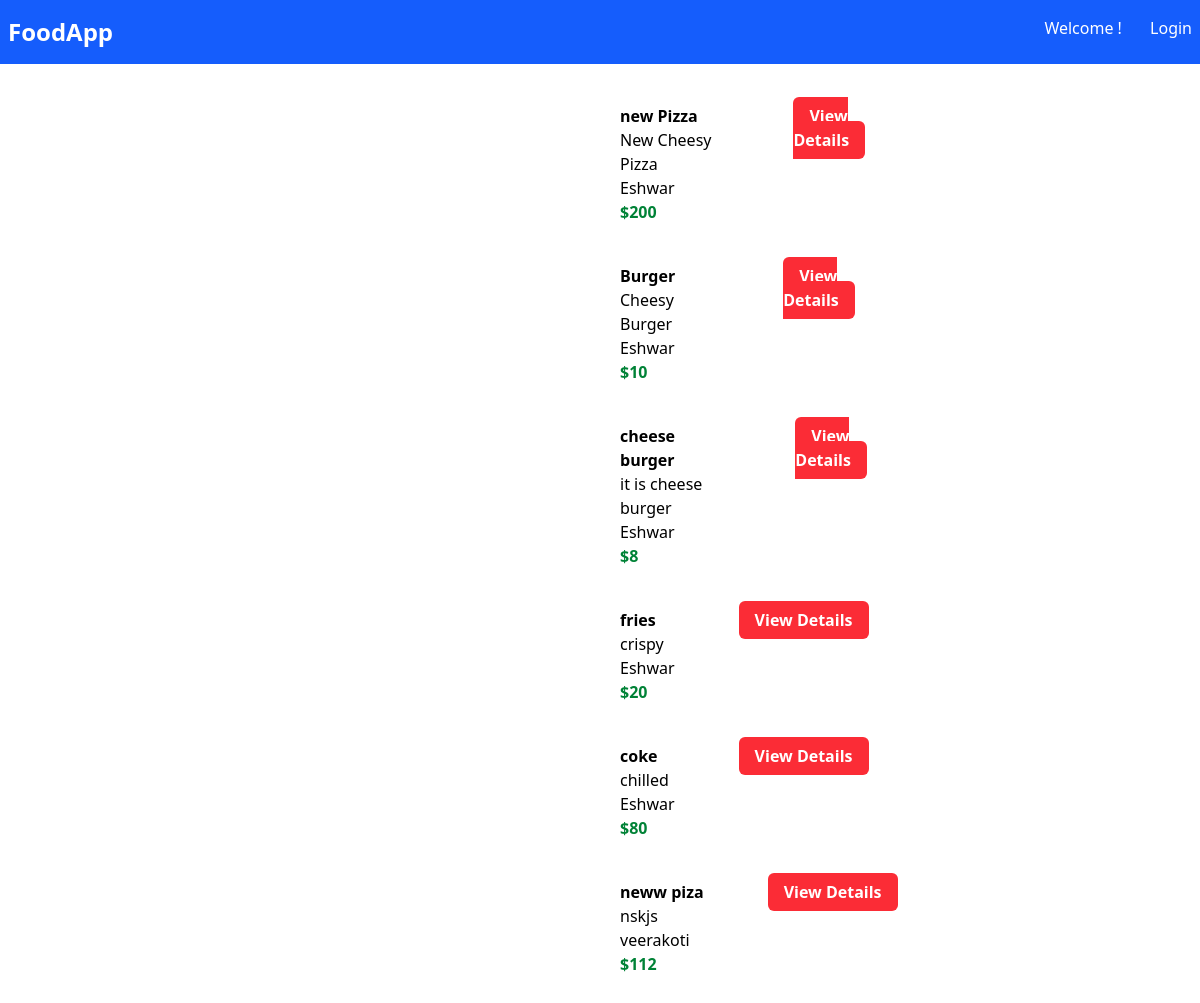
The page /myapp/ on the database its author committed.
### myapp/models.py (models this page shows, shortened)
class Item(models.Model):
    user_name = models.ForeignKey(User,on_delete=models.CASCADE,default=1)
    item_name = models.CharField(max_length=200)
    item_desc=models.CharField()
    item_price=models.IntegerField()
    item_image=models.CharField(max_length=500,default='https://worldfoodtour.co.uk/wp-content/uploads/2013/06/neptune-placeholder-48.jpg')

### myapp/views.py (the view)
# urls.py: path('', views.IndexClassView.as_view(), name='index'),
class IndexClassView(ListView):
     model = Item
     template_name="myapp/index.html"
     context_object_name='item_list'

### myapp/templates/myapp/index.html (shortened to what this page needs)
{% extends 'myapp/base.html' %}
{% block body %}
    <div>
        {% for item in item_list %}
        <div class="m-10 flex  w-1/2 mx-auto">
            <div>
            </div>
            <div class="mx-16">
                <div class="font-bold">{{item.item_name}}</div>
                <div>{{item.item_desc}}</div>
                <div>{{item.user_name}}</div>
                <div class="text-green-700 font-bold">${{item.item_price}}</div>
            </div>
            <div>
                <a class="bg-red-500 text-white font-bold px-4 py-2 rounded-md"  href="{% url 'myapp:detail' item.id %}">View Details</a>
            </div>
        </div>
    </div>
    {% endfor %}
{% endblock %}

### myapp/templates/myapp/base.html (shortened to what this page needs)
<!DOCTYPE html>
<html lang="en">
<head>
    <script src="https://cdn.jsdelivr.net/npm/@tailwindcss/browser@4"></script>
</head>
<body>
    <nav class="bg-blue-600 text-white">
        <div class="flex justify-between px-2 py-4">
            <a href="" class="font-bold text-2xl">FoodApp</a>
        <div class="space-x-6">
              <a href="{% url 'profile' %}">Welcome {{user.username}} !</a>
            {% if user.is_authenticated %}
               <a href="{% url 'logout' %}">Logout</a>
            {% else %}
               <a href="{% url 'login' %}">Login</a>
            {% endif %}
        </div>
        </div>
    </nav>
   {% block body %}
   {% endblock %}
</body>
</html>

### rows shown on the page
Item: item_name "new Pizza", item_desc "New Cheesy Pizza", user_name "Eshwar", item_price "200"
Item: item_name "Burger", item_desc "Cheesy Burger", user_name "Eshwar", item_price "10"
Item: item_name "cheese burger", item_desc "it is cheese burger", user_name "Eshwar", item_price "8"
Item: item_name "fries", item_desc "crispy", user_name "Eshwar", item_price "20"
Item: item_name "coke", item_desc "chilled", user_name "Eshwar", item_price "80"
Item: item_name "neww piza", item_desc "nskjs", user_name "veerakoti", item_price "112"
